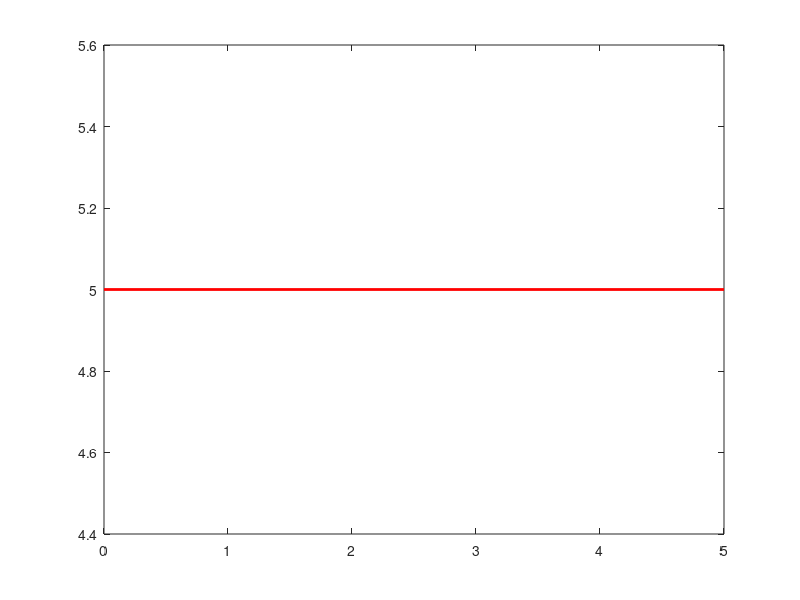

Source code (MATLAB): (Note: this script raises an error after producing the figure.)
%% 1D Steady Convection Diffusion Equation by Central Difference Scheme
clear;
clc;
%% User Input
phi1=input('Please input the first boundary condition');
phi2=input('Please input the second boundary condition');
L=input('What''s the length of the domain?');
rho=input('What''s the density of the fluid?');
K=input('What''s the co-efficient of diffusion?');
u=input('What''s the flow velocity?');
nx=input('What''s the number of grid points');
fprintf('Menu\n1)Central  Differencing\n2)Upwind Differencing\n3)Hybrid Differencing\n4)Power Law\n5)Exit\n\n');
Choice=input('Please input the serial number of the process');
if Choice==1
    disp('1D Steady Convection Diffusion Equation by Central Difference Scheme');
    %% Solver
    F=rho*u;
    dx=L/(nx);
    D=K/dx;
    a=(3*D)+(F/2);
    b=-D+(F/2);
    c=(2*D)+F;
    d=-D-(F/2);
    e=2*D;
    f=3*D-(F/2);
    g=(2*D)-F;
    %% Matrix Definition
    A=full(gallery('tridiag',nx,d,e,b));
    A(1,1)=a;
    A(nx,nx)=f;
    B(1,1)=(c*phi1);
    B(nx,1)=(g*phi2);
    B(2:nx-1,1)=0;
    %% Matrix Solution
    var=inv(A)*B;
    %% Plotting
    y(1,1)=phi1;
    y(nx+2,1)=phi2;
    y(2:nx+1,1)=var;
    x(1,1)=0;
    x(1,nx+2)=L;
    x(1,2:nx+1)=[dx/2:dx:L-(dx/2)];
    plot(x,y,'r','LineWidth',2);
    hold on;
    %% Exact Solution
    d=[0:0.00000001:L];
    ex0=(exp(F*d/D)-1)/(exp(F*L/D)-1);
    ex=phi1+((phi2-phi1)*ex0);
    plot(d,ex,'k','LineWidth',2);
    hold on;
    %% Plot Details
    title(['Comparison of Numerical and Exact Solution (Central Difference Scheme)']);
    xlabel('Domain Length(x)');
    ylabel('Field Variable(\Phi)');
    legend('Numerical Solution','Exact Solution');
elseif Choice==2
    disp('1D Steady Convection Diffusion Equation by Upwind Scheme');
    %% Solver
    F=rho*u;
    dx=L/(nx);
    D=K/dx;
    a=(3*D)+F;
    b=D;
    c=(2*D)+F;
    d=D+F;
    %% Matrix Definition
    A=full(gallery('tridiag',nx,-d,c,-b));
    A(1,1)=a;
    A(nx,nx)=a;
    B(1,1)=(c*phi1);
    B(nx,1)=(2*b*phi2);
    B(2:nx-1,1)=0;
    %% Matrix Solution
    var=inv(A)*B;
    %% Plotting
    y(1,1)=phi1;
    y(nx+2,1)=phi2;
    y(2:nx+1,1)=var;
    x(1,1)=0;
    x(1,nx+2)=L;
    x(1,2:nx+1)=[dx/2:dx:L-(dx/2)];
    plot(x,y,'r','LineWidth',2);
    hold on;
    %% Exact Solution
    d=[0:0.00000001:L];
    ex0=(exp(F*d/D)-1)/(exp(F*L/D)-1);
    ex=phi1+((phi2-phi1)*ex0);
    plot(d,ex,'k','LineWidth',2);
    hold on;
    %% Plot Details
    title(['Comparison of Numerical and Exact Solution (Upwind Scheme)']);
    xlabel('Domain Length(x)');
    ylabel('Field Variable(\Phi)');
    legend('Numerical Solution','Exact Solution');
elseif Choice==3
    disp('1D Steady Convection Diffusion Equation by Hybrid Scheme');
    %% Solver
    F=rho*u;
    dx=L/(nx);
    D=K/dx;
    a=(2*D)+F;
    b=F;
    c=2*D;
    %% Matrix Definition
    A=full(gallery('tridiag',nx,-b,b,0));
    A(1,1)=a;
    A(nx,nx)=a;
    B(1,1)=(a*phi1);
    B(nx,1)=(c*phi2);
    B(2:nx-1,1)=0;
    %% Matrix Solution
    var=inv(A)*B;
    %% Plotting
    y(1,1)=phi1;
    y(nx+2,1)=phi2;
    y(2:nx+1,1)=var;
    x(1,1)=0;
    x(1,nx+2)=L;
    x(1,2:nx+1)=[dx/2:dx:L-(dx/2)];
    plot(x,y,'r','LineWidth',2);
    hold on;
    %% Exact Solution
    d=[0:0.00000001:L];
    ex0=(exp(F*d/D)-1)/(exp(F*L/D)-1);
    ex=phi1+((phi2-phi1)*ex0);
    plot(d,ex,'k','LineWidth',2);
    hold on;
    %% Plot Details
    title(['Comparison of Numerical and Exact Solution (Hybrid Scheme)']);
    xlabel('Domain Length(x)');
    ylabel('Field Variable(\Phi)');
    legend('Numerical Solution','Exact Solution');
elseif Choice==4
    disp('1D Steady Convection Diffusion Equation by Power Law Scheme');
    %% Solver
    F=rho*u;
    dx=L/(nx);
    D=K/dx;
    Pe=F/D;
    beta=((1-(0.1*Pe)).^5)./Pe;
    a=(2*F*beta);
    b=-F*(beta+1);
    c=-F*(beta-1);;
    %% Matrix Definition
    A=full(gallery('tridiag',nx,b,a,c));
    B(1,1)=(-b*phi1);
    B(nx,1)=(-c*phi2);
    B(2:nx-1,1)=0;
    %% Matrix Solution
    var=inv(A)*B;
    %% Plotting
    y(1,1)=phi1;
    y(nx+2,1)=phi2;
    y(2:nx+1,1)=var;
    x(1,1)=0;
    x(1,nx+2)=L;
    x(1,2:nx+1)=[dx/2:dx:L-(dx/2)];
    plot(x,y,'r','LineWidth',2);
    hold on;
    %% Exact Solution
    d=[0:0.00000001:L];
    ex0=(exp(F*d/D)-1)/(exp(F*L/D)-1);
    ex=phi1+((phi2-phi1)*ex0);
    plot(d,ex,'k','LineWidth',2);
    hold on;
    %% Plot Details
    title(['Comparison of Numerical and Exact Solution (Power Law Scheme)']);
    xlabel('Domain Length(x)');
    ylabel('Field Variable(\Phi)');
    legend('Numerical Solution','Exact Solution');
elseif Choice==5
    disp('1D Steady Convection Diffusion Equation by QUICK Scheme');
    %% Solver
    F=rho*u;
    dx=L/(nx);
    D=K/dx;
    a=(4*D)+(7/8)*F;
    b=-(4/3*D-3/8*F);
    c=(2*D+3/8*F);
    d=-(D+F);
    e=-(D-3/8*F);
    f=-(D+7/8*F);
    g=(1/8)*F;
    h=4*D-(3/8)*F;
    m=-(4/3*D+6/8*F);
    j=8/3*D+10/8*F;
    k=-1/4*F;
    l=8/3*D-F;
    %% Matrix Definition
    A=full(gallery('tridiag',nx,f,c,e));
    A(1,1)=a;
    A(nx,nx)=h;
    A(2,1)=d;
    A(1,2)=b;
    A(nx,nx-1)=m;
    z=zeros(nx,nx);
    for i=1:nx-2
        v(i)=g;
    end
    n=-2;
    z=diag(v,n);
    A1=plus(A,z);
    B(1,1)=j*phi1;
    B(2,1)=k*phi1;
    B(nx,1)=l*phi2;
    B(3:nx-1,1)=0;
    %% Matrix Solution
    var=inv(A1)*B;
    %% Plotting
    y(1,1)=phi1;
    y(nx+2,1)=phi2;
    y(2:nx+1,1)=var;
    x(1,1)=0;
    x(1,nx+2)=L;
    x(1,2:nx+1)=[dx/2:dx:L-(dx/2)];
    plot(x,y,'r','LineWidth',2);
    hold on;
    %% Exact Solution
    dist=[0:0.00000001:L];
    ex0=(exp(F*dist/D)-1)/(exp(F*L/D)-1);
    ex=phi1+((phi2-phi1)*ex0);
    plot(dist,ex,'k','LineWidth',2);
    hold on;
    %% Plot Details
    title(['Comparison of Numerical and Exact Solution (QUICK Scheme)']);
    xlabel('Domain Length(x)');
    ylabel('Field Variable(\Phi)');
    legend('Numerical Solution','Exact Solution');
else
    disp('Have a Nice Day.Try next time.');
end
%% End of MATLAB Program